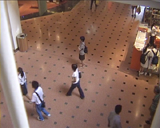
#> input picture src/manyObjectsFootage/ShoppingMall_resized1016.bmp, 160 x 128 px, given in place of busyStreet.mp4, which was not available
$ jupyter execute --allow-errors smartCCTV.ipynb   (text cells are left out)
#> lines starting #> are read from the running program, lines starting #| are printed output that depends on the picture; pictures that were not available may be replaced by others from this repository, and a replacement may not be noted
[cell 1]
import cv2
import numpy as np
import os
import cvlib as cv
from cvlib.object_detection import draw_bbox

[cell 2]
import ipywidgets as widgets
from IPython.display import display

# Creates sliders
minClipLength = widgets.IntSlider(
    value=5,
    min=2,
    max=200,
    step=1,
    description='Minimum clip length:',
    continuous_update=False,
    style={'description_width': 'initial'},
    layout=widgets.Layout(width='50%')
)

minComponentSize = widgets.IntSlider(
    value=100,
    min=10,
    max=800,
    step=5,
    description='Minimum component size:',
    continuous_update=False,
    style={'description_width': 'initial'},
    layout=widgets.Layout(width='50%')
)

trackingFrames = widgets.IntSlider(
    value=10,
    min=0,
    max=50,
    step=1,
    description='Number of frames to apply tracking:',
    continuous_update=False,
    style={'description_width': 'initial'},
    layout=widgets.Layout(width='50%')
)

trackingBboxScaleFactor = widgets.FloatSlider(
    value=.5,
    min=0.1,
    max=1,
    step=.1,
    description='Factor to resize tracking bounding box:',
    continuous_update=False,
    style={'description_width': 'initial'},
    layout=widgets.Layout(width='50%')
)

# Text input for video path or frame folder path
input_path = widgets.Text(
    value='',
    placeholder='Enter name',
    description='Input folder/file name:',
    disabled=False,
    style={'description_width': 'initial'},
    layout=widgets.Layout(width='50%')
)

# Text input for output folder name
output_folder = widgets.Text(
    value='result',
    placeholder='Enter name',
    description='Output folder name:',
    disabled=False,
    style={'description_width': 'initial'},
    layout=widgets.Layout(width='50%')
)

# Displays the widgets
widget_container = widgets.VBox([
    minClipLength, minComponentSize, trackingFrames, trackingBboxScaleFactor,
    input_path, output_folder
])

display(widget_container)

[cell 3]
# Keeps only large connected components in the frame
def keepLargeComponents(I,th):
    R = np.zeros(I.shape)<0
    unique_labels = np.unique(I)
    for label in unique_labels:
        if label == 0:
            pass
        else:
            I2 = I==label
            if np.sum(I2)>th:
                R = R | I2
    return np.float32(255*R)

[cell 4]
# Function to clamp bounding box coordinates
# [7 lines left out: function clampBox, not called in this run]

[cell 5]
# Saves sequence into folder in 'out'
# [66 lines left out: function saveSeq, not called in this run]

[cell 6]
# [9 lines left out: function displaySeq, not called in this run]

#> (a cell that did not finish here is left out)

[cell 8]
vidPath = r'src\busyStreet.mp4'
video = cv2.VideoCapture(vidPath)

fgModel = cv2.createBackgroundSubtractorMOG2()

leastNumOfFrames = 5
idx = []
C = []
counter = 0

while(True):
    ret, frame = video.read()
#> frame is the input picture: shape (128, 160, 3); mean B, G, R 96.5, 108, 138
    if ret == False:
        break
    counter += 1

    frame = cv2.resize(frame,dsize=(600,400))
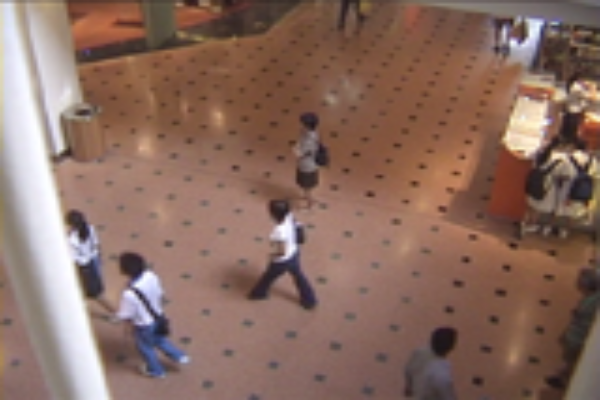
#> frame: shape (400, 600, 3); mean B, G, R 96.4, 107.9, 137.9

    # Denoises frame
    fgmask = fgModel.apply(frame)
#> fgmask: shape (400, 600); every value is 127
    K_r = cv2.getStructuringElement(cv2.MORPH_RECT,(3,3))
    fgmask = cv2.morphologyEx(np.float32(fgmask),cv2.MORPH_OPEN,K_r)
#> fgmask: shape (400, 600) float32; every value is 127

    num_labels,labels_im = cv2.connectedComponents(np.array(fgmask>0,np.uint8))
#> labels_im: shape (400, 600) int32; every value is 1
#> num_labels = 2
    fgmask = keepLargeComponents(labels_im,100) #parameterize in ui
#> in keepLargeComponents, `unique_labels = np.unique(I)`: unique_labels = [1]
#> the loop in keepLargeComponents, `for label in unique_labels:` made 1 pass
#> in keepLargeComponents, `return np.float32(255*R)`: returned value: shape (400, 600) float32; every value is 255

    if np.sum(fgmask)>0:
        idx.append(counter)
        C.append(frame)

    # Saves frame during continous changes longer than 2 frames
    if len(idx) > 2 and idx[-1] > idx[-2]+1:
        saveSeq(C,counter,leastNumOfFrames,outPutPath)
        idx = []
        C = []

    F = np.zeros(frame.shape,np.uint8)
    F[:,:,0],F[:,:,1],F[:,:,2] = fgmask, fgmask,fgmask
#> F: shape (400, 600, 3); every value is 255
    F2 = np.hstack((frame,F))
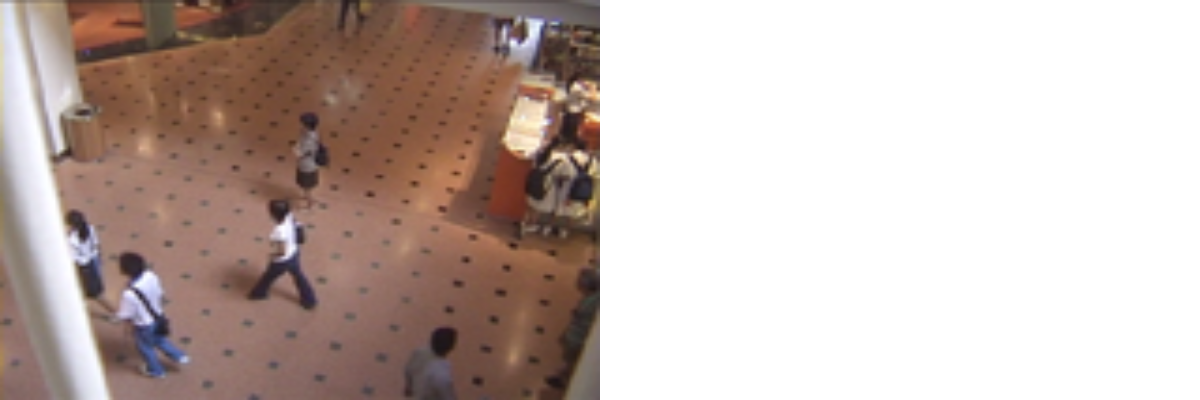
#> F2: shape (400, 1200, 3); mean B, G, R 175.7, 181.4, 196.5
    cv2.imshow('Display',F2)

    # Break if 'esc' is pressed
    k = cv2.waitKey(5) & 0xff
#> (key Esc is pressed here)
    if k == 27:
        break
#> (the rest of this cell did not finish here and is left out)

$ run again, on src/manyObjectsFootage/ShoppingMall_resized1026.bmp
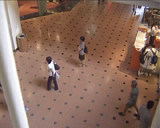
#> input picture src/manyObjectsFootage/ShoppingMall_resized1026.bmp, 160 x 128 px, given in place of busyStreet.mp4, which was not available
#> frame is the input picture: shape (128, 160, 3); mean B, G, R 95.3, 108.9, 138.7
#> `frame = cv2.resize(frame,dsize=(600,400))`:
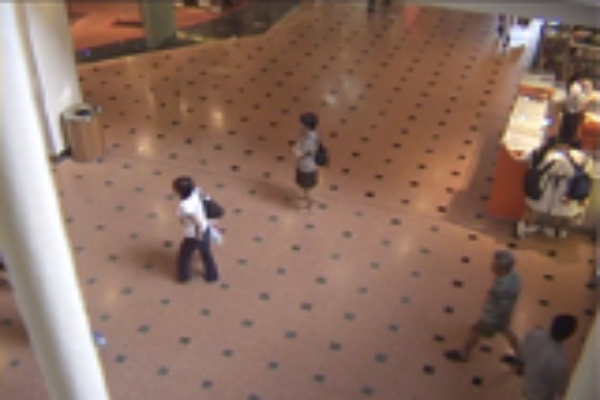
#> frame: shape (400, 600, 3); mean B, G, R 95.1, 108.8, 138.6
#> labels_im: shape (400, 600) int32; every value is 1
#> num_labels = 2
#> unique_labels = [1]
#> the loop in keepLargeComponents, `for label in unique_labels:` made 1 pass
#> F: shape (400, 600, 3); every value is 255
#> `F2 = np.hstack((frame,F))`:
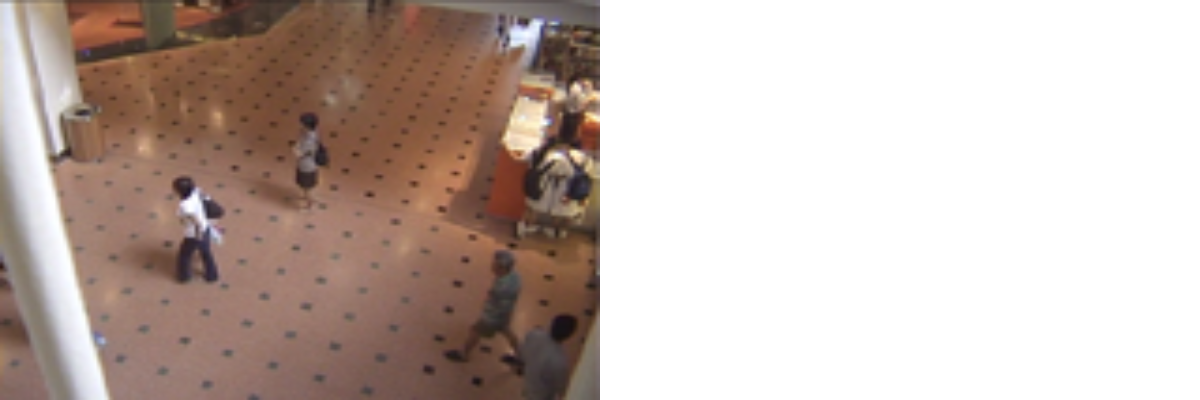
#> F2: shape (400, 1200, 3); mean B, G, R 175.1, 181.9, 196.8

$ run again, on src/manyObjectsFootage/ShoppingMall_resized1033.bmp
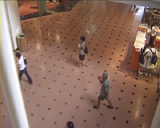
#> input picture src/manyObjectsFootage/ShoppingMall_resized1033.bmp, 160 x 128 px, given in place of busyStreet.mp4, which was not available
#> frame is the input picture: shape (128, 160, 3); mean B, G, R 95.5, 109.3, 140
#> `frame = cv2.resize(frame,dsize=(600,400))`:
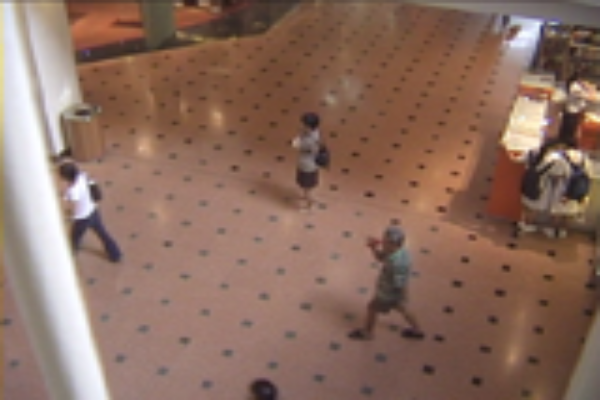
#> frame: shape (400, 600, 3); mean B, G, R 95.3, 109.2, 139.9
#> labels_im: shape (400, 600) int32; every value is 1
#> num_labels = 2
#> unique_labels = [1]
#> the loop in keepLargeComponents, `for label in unique_labels:` made 1 pass
#> F: shape (400, 600, 3); every value is 255
#> `F2 = np.hstack((frame,F))`:
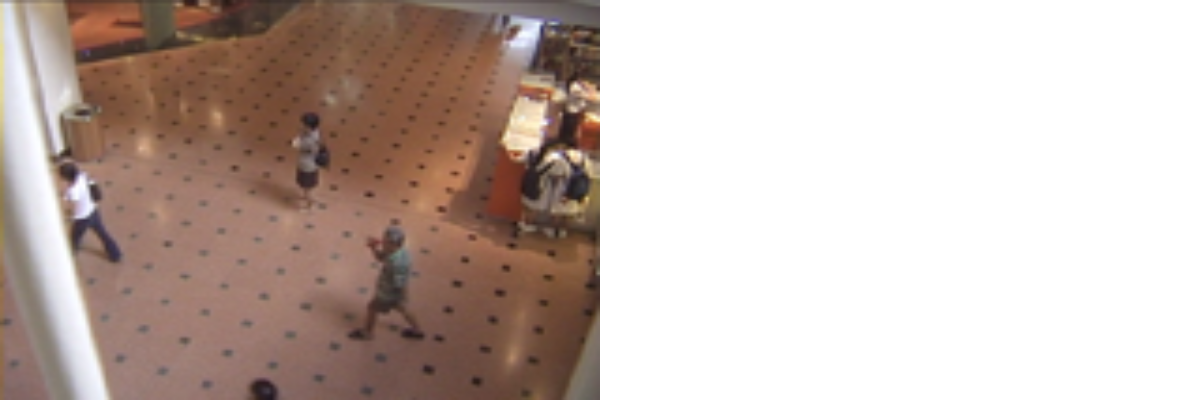
#> F2: shape (400, 1200, 3); mean B, G, R 175.2, 182.1, 197.4
